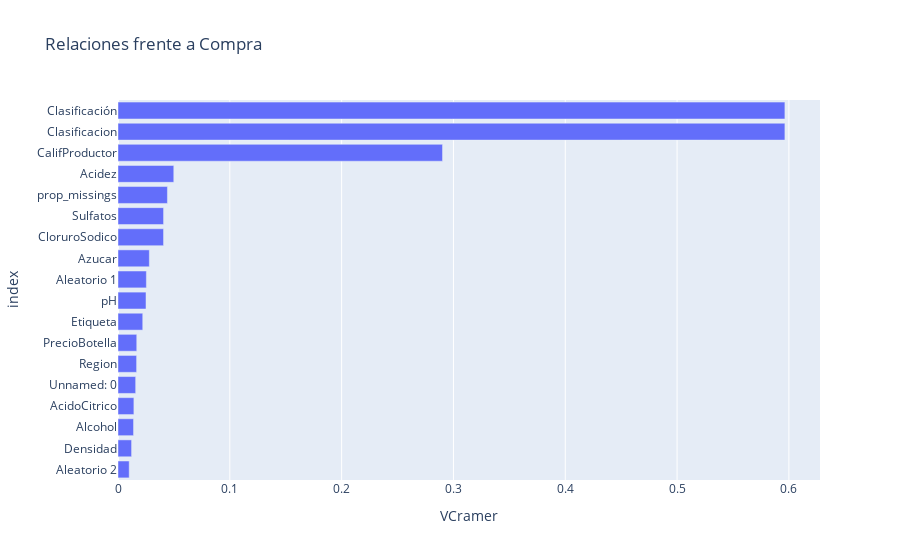

Source (notebook cell):
### Markdown cell above
## Estudio descriptivo de relaciones con la respuesta
Intentaremos descubrir a priori las relaciones marginales de las variables con la variable objetivo <br>
binaria para hacernos una idea de cuales de ellas serán potencialmente influyentes en los modelos <br>
de regresión logística que ajustemos

### Code cell
tablaCramer = pd.DataFrame(datos.apply(lambda x: cramers_v(x, variable_objetivo)), columns=["VCramer"])
px.bar(tablaCramer, x=tablaCramer["VCramer"], title="Relaciones frente a Compra").update_yaxes(categoryorder="total ascending").show()

### Figure 1 — Plotly figure (JSON) as saved in the notebook; plotly's stock layout.template omitted (floating-point values rounded to 4 significant figures)
{"data": [{"alignmentgroup": "True", "hovertemplate": "VCramer=%{x}<br>index=%{y}<extra></extra>", "legendgroup": "", "marker": {"color": "#636efa", "pattern": {"shape": ""}}, "name": "", "offsetgroup": "", "orientation": "h", "showlegend": false, "textposition": "auto", "type": "bar", "x": [0.0158, 0.04988, 0.01421, 0.02802, 0.04073, 0.01214, 0.02505, 0.04076, 0.01389, 0.2902, 0.01677, 0.02213, 0.5964, 0.01665, 0.04421, 0.5964, 0.02538, 0.01001], "xaxis": "x", "y": ["Unnamed: 0", "Acidez", "AcidoCitrico", "Azucar", "CloruroSodico", "Densidad", "pH", "Sulfatos", "Alcohol", "CalifProductor", "PrecioBotella", "Etiqueta", "Clasificacion", "Region", "prop_missings", "Clasificación", "Aleatorio 1", "Aleatorio 2"], "yaxis": "y"}], "layout": {"autosize": true, "barmode": "relative", "legend": {"tracegroupgap": 0}, "title": {"text": "Relaciones frente a Compra"}, "xaxis": {"anchor": "y", "autorange": true, "domain": [0, 1], "range": [0, 0.6278], "title": {"text": "VCramer"}, "type": "linear"}, "yaxis": {"anchor": "x", "autorange": true, "categoryorder": "total ascending", "domain": [0, 1], "range": [-0.5, 17.5], "title": {"text": "index"}, "type": "category"}}}
